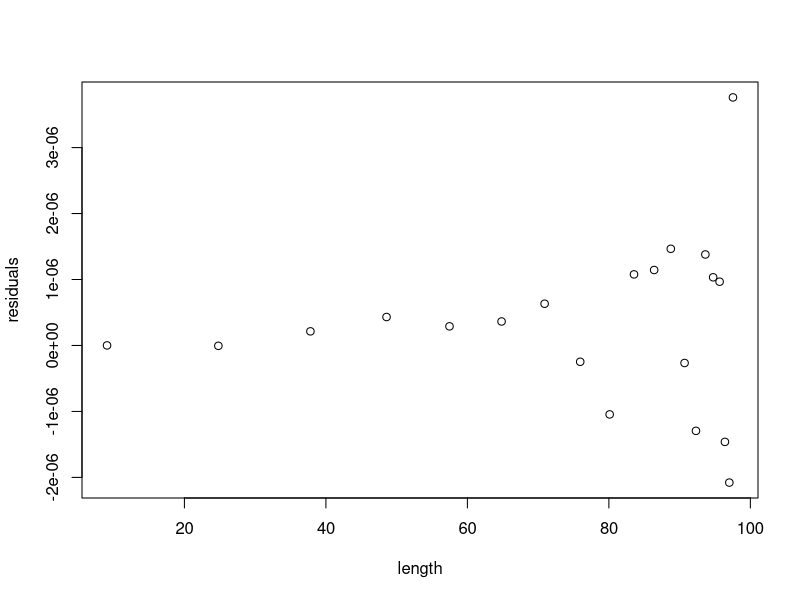

Reproduce this figure in R. (Note: this script raises an error after producing the figure.)
# Q1

laketrout = read.csv('laketrout.csv')
length = laketrout$Length
weight = laketrout$Weight

fun_negLL = function(a, b) {
  W.pred = a*(length^b)
  -sum(dnorm(weight, mean = W.pred, sd = 1, log = T))
}

a_list = seq(0.01,10,0.01)
b_list = seq(0.01,10,0.01)
params = matrix(NA,nrow=1000,ncol=1000,dimnames = list(a_list,b_list))
for (i in 1:length(a_list)){ # for a
  for (j in 1:length(b_list)){ # for b
    params[i,j] = fun_negLL(a = a_list[i], b = b_list[j])
  }
}
# the optimized parameters are 
aopt = as.numeric(rownames(params)[which(params==min(params),arr.ind=T)[1]]) # a 
bopt = as.numeric(colnames(params)[which(params==min(params),arr.ind=T)[2]]) # b
cat(paste0("a: ",aopt,"\nb: ",bopt))

W.pred = aopt*(length^bopt)
residuals = weight - W.pred
plot(length,residuals)

ggplot() +
  geom_point(aes(x=log(length), y=log(weight)), color="black") +
  geom_line(aes(x=log(length), y=log(W.pred)), color="red")

lm4 = lm(log(length)~log(W.pred))
summary(lm4)

pars = c(a=1, b=1, sigma=5)
fun_negLL = function(par, x, y) {
  a = par[1]
  b = par[2]
  err.sigma = par[3]
  W.pred = a*(length^b)
  -sum(dnorm(weight, mean = W.pred, sd = err.sigma, log = T))
}

paropt = optim(par = pars, fn = fun_negLL, x=length, y=weight, 
               lower = c(0.01, 1, 3), upper=c(2,4,10), method="L-BFGS-B")
paropt$par

aopt = paropt$par[1]
bopt = paropt$par[2]

W.pred = aopt*(length^bopt)

ggplot() +
  geom_point(aes(x=log(length), y=log(weight)), color="black") +
  geom_line(aes(x=log(length), y=log(W.pred)), color="red")

# Q2

bluecat = BlueCatfish
age = bluecat$age
length = bluecat$tl


vb = vbFuns(param="Typical") # from FSA package

f.starts <- vbStarts(tl~age, data=bluecat) # vbStarts is an optimization algorithm designed to find the best params
f.fit <- nls(tl~vb(age,Linf,K,t0),data=bluecat,start=f.starts)
coef(f.fit)

pars = c(Linf = 1600, K=0.05, t0=-0.7)
fun_negLL = function(par, x, y) {
  # Parameters
  Linf = par[1]
  K = par[2]
  t0 = par[3]
  # Model
  Lpred <- Linf * (1 - exp(-K * (age - t0)))
  # -LL
  -sum(dnorm(length, mean = Lpred, sd=5, log = T))
}

paropt = optim(par = pars, fn = fun_negLL, x=age, y=length, # parameters, function to optimize, x,y
               lower=c(1200,0.009,-1), upper = c(1800,1,1), # lower and upper bounds of parameter
               method="L-BFGS-B", hessian = T) # Byrd etal, 1995 opt method allows bounds for params
paropt$par
Linf = paropt$par[1]
K = paropt$par[2]
t0 = paropt$par[3]

Lpred <- Linf * (1 - exp(-K * (age - t0)))

residual <- length-Lpred
plot(age, residual, ylab="Residuals", xlab="Age")
abline(h=0, col="red")

bluemodel = lm(log(Lpred)~log(age))
summary(bluemodel)

ggplot() +
  geom_point(aes(x=age, y=length), color="black") +
  geom_line(aes(x=age, y=Lpred), color="red")




